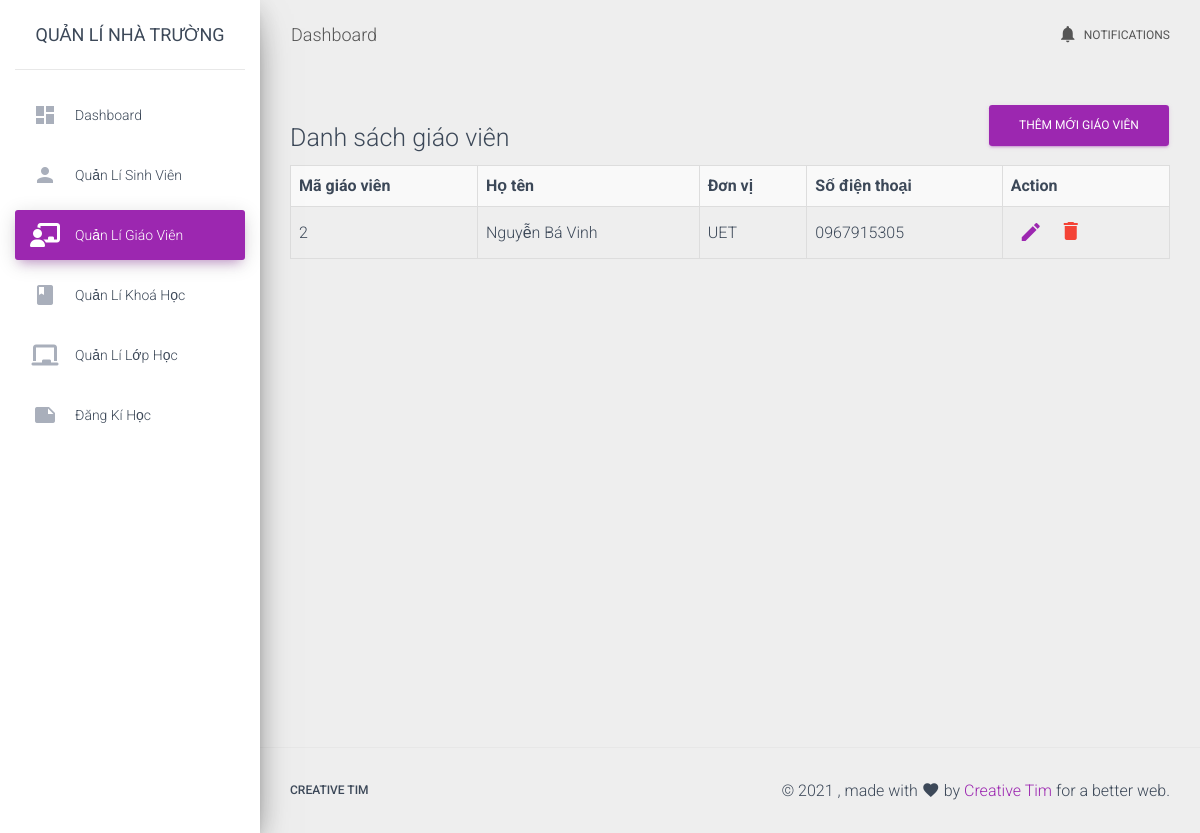
Page /manageTeacher.php?type=view on the earlier database version.
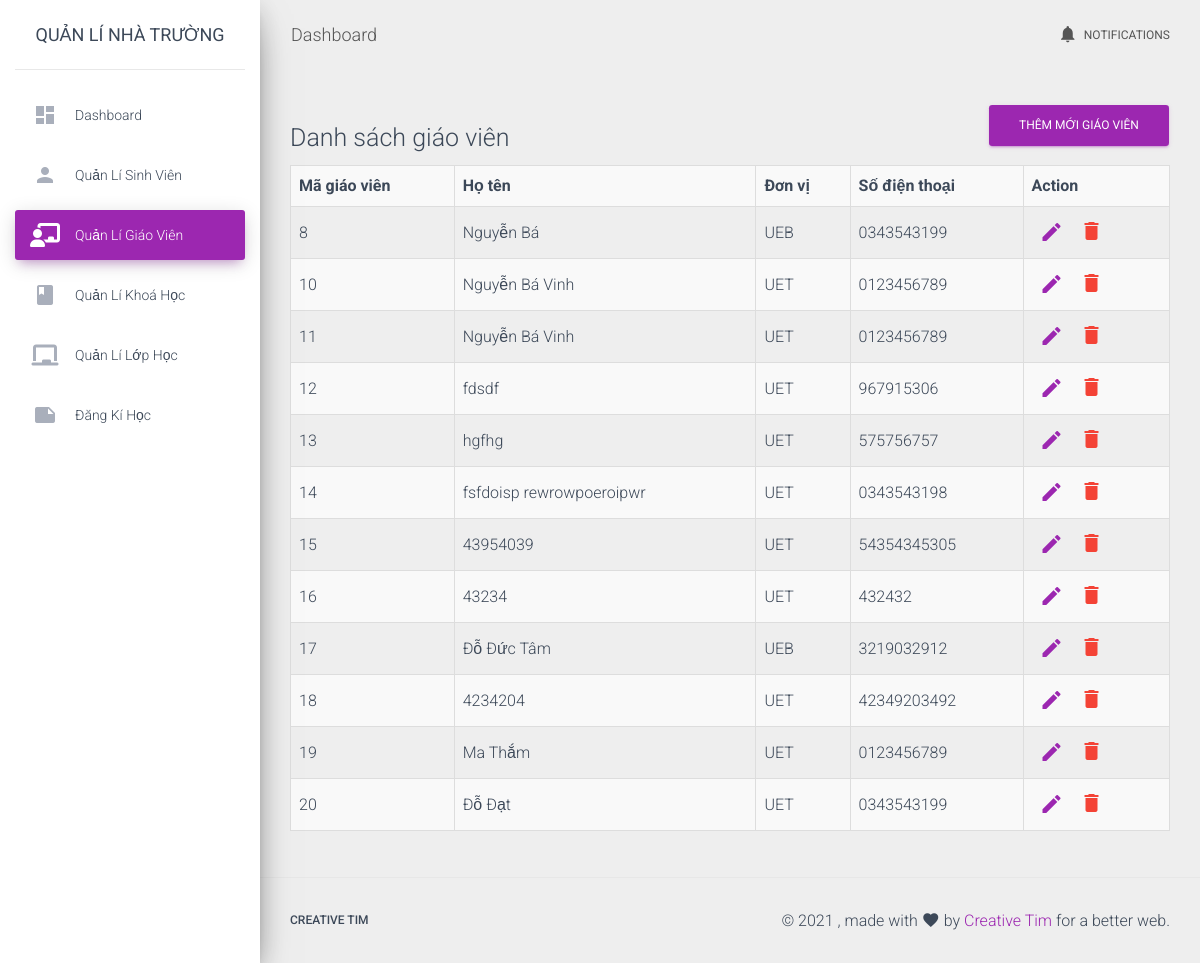
Same page on the later database version.
### tables this page shows
CREATE TABLE `teachers` (
  `id` int(11) NOT NULL,
  `fullName` varchar(50) NOT NULL,
  `unit` varchar(50) NOT NULL,
  `contactNumber` varchar(11) NOT NULL
);

### module/teacher/view.php (the view, shortened to what this page needs)
<?php
    $teachers = getListTeachers();
?>
    <div class='row'>
    	<div class='col-md-6'>
    		<h3>Danh sách giáo viên</h3>
    	</div>
    	<div class='col-md-6 text-right'>
    		<a href='manageTeacher.php?type=add'>
    			<button class='btn btn-primary' type='button'>Thêm mới giáo viên</button>
    		</a>
    	</div>
    </div>
<?php
    if ($teachers->num_rows <= 0) {
        echo "0 results";
    } else {
  ?>
    <table style='width: 100%'
    	class='table table-striped table-bordered table-hover'>
	<tr>
		<th>Mã giáo viên</th>
		<th>Họ tên</th>
		<th>Đơn vị</th>
		<th>Số điện thoại</th>
		<th>Action</th>
	</tr>
    <?php
        while ($row = $teachers->fetch_assoc()) {
            $query = getActionForm('manageTeacher.php', $row['id']);
            echo "<tr>
                        <td>$row[id]</td>
                        <td>$row[fullName]</td>
                        <td>$row[unit]</td>
                        <td>$row[contactNumber]</td>
                        <td>$query</td>
                </tr>";
        }
        ?>
    </table>
<?php  } ?>

### manageTeacher.php (shortened to what this page needs)
<!DOCTYPE html>
<html lang="en">
<head>
    <?php require_once "includes/headContents.php"?>
</head>
<body>
	<div class="wrapper ">
    <?php $active_menu = 'teacher'; ?>
    <?php include_once 'slide_bar.php' ?>
    <div class="main-panel">
     	<?php include_once 'includes/header.php';?>
    	<div class="content">
				<div class="container-fluid">
        		<?php
        require_once 'function/functions.php';
        require_once 'function/queryOnTeacher.php';
        if (isset($_GET["type"])) {
            $type = $_GET["type"];
            queryOnTeacher($type);
        }
        ?>
        		</div>
			</div>
      <?php include_once 'includes/footer.php'; ob_end_flush();?>
    </div>
	</div>
</body>
</html>

### includes/headContents.php (shortened to what this page needs)
  <link rel="stylesheet" href="https://maxcdn.bootstrapcdn.com/font-awesome/latest/css/font-awesome.min.css">
  <link rel="stylesheet" type="text/css" href="assets/css/material-dashboard.css" />
  <link href="assets/css/styleQueryForm.css" rel="stylesheet" type="text/css"/>
<link href="assets/css/styleQueryForm.css" rel="stylesheet"
	type="text/css" />

### slide_bar.php (shortened to what this page needs)
<?php $active_menu = isset($active_menu) ? $active_menu : 'index'; ?>
<div class="sidebar" data-color="purple" data-background-color="white">
    <div class="logo">
        <a href="index.php" class="simple-text logo-normal">
            Quản lí nhà trường
        </a>
    </div>
    <div class="sidebar-wrapper">
        <form class="main-form" method="get">
            <ul class="nav">
                <li class="nav-item <?= $active_menu == 'index' ? 'active' : '' ?>">
                    <a class="nav-link" href="index.php">
                        <i class="material-icons">dashboard</i>
                        <p>Dashboard</p>
                    </a>
                </li>
                <li class="nav-item <?= $active_menu == 'student' ? 'active' : '' ?>">
            		<a class="nav-link" href="#">
                        <i class="material-icons">person</i>
                        <p>Quản lí sinh viên</p>
                    </a>
                </li>
                <li class="nav-item <?= $active_menu == 'teacher' ? 'active' : '' ?>">
                    <a class="nav-link" href="manageTeacher.php?type=view">
                        <i class="material-icons fas fa-chalkboard-teacher"></i>
                        <p>Quản lí giáo viên</p>
                    </a>
                </li>
                <li class="nav-item <?= $active_menu == 'course' ? 'active' : '' ?>">
                    <a class="nav-link" href="manageCourse.php?type=view">
                        <i class="material-icons">book</i>
                        <p>Quản lí khoá học</p>
                    </a>
                </li>
                <li class="nav-item <?= $active_menu == 'class' ? 'active' : '' ?>">
                    <a class="nav-link" href="manageClass.php?type=view">
                        <i class="material-icons fas fa-chalkboard"></i>
                        <p>Quản lí lớp học</p>
                    </a>
                </li>
                <li class="nav-item <?= $active_menu == 'register' ? 'active' : '' ?>">
                    <a class="nav-link" href="registerCourses.php?type=login">
                        <i class="material-icons">note</i>
                        <p>Đăng kí học</p>
                    </a>
                </li>
            </ul>
        </form>
    </div>
</div>

### includes/header.php (shortened to what this page needs)
<nav
	class="navbar navbar-expand-lg navbar-transparent navbar-absolute fixed-top ">
	<div class="container-fluid">
		<div class="navbar-wrapper">
			<a class="navbar-brand" href="javascript:;">Dashboard</a>
		</div>
		<div class="collapse navbar-collapse justify-content-end">
			<ul class="navbar-nav">
				<li class="nav-item"><a class="nav-link" href="javascript:;"> <i
						class="material-icons">notifications</i> Notifications
				</a></li>
			</ul>
		</div>
	</div>
</nav>

### function/queryOnTeacher.php (shortened to what this page needs)
<?php
    require_once 'connection.php';
    function getListTeachers() {
        global $conn;
        $myTable = 'teachers';
        $sql = "SELECT * from $myTable";
        $result = $conn->query($sql);
        return $result;
    }
    function queryOnTeacher($type)
    {
        if ($type == 'view') {
            require_once 'module/teacher/view.php';
        }
    }

### function/functions.php (shortened to what this page needs)
<?php
function getActionForm($originLink, $id, $edit = true, $delete = true, $deletedElement = "", $regis = false, $addCourse = false, $studentId = "")
{
    $res = "<ul style='display: flex'>";
    if ($edit) {
        $res .= "
                <li class='item'>
                <a class='nav-link' href='$originLink?type=edit&for=$id'>
                <i class='material-icons'>edit</i>
                </a></li>";
    }
    if ($delete) {
        if ($deletedElement == '') {
            $url = "$originLink?type=delete&for=$id";
        } else {
            $url = "$originLink?type=delete&for=$id&ele=$deletedElement";
        }
        $res .= '<li class="item" onClick="confirmDelete(\'' . $url . '\')">
                <i class="material-icons text-danger" style="cursor: pointer; padding: 0.25rem 0.5rem">delete</i>
                </li>';
    }
    $res .= "</ul>";
    return $res;
}
        ?>

### includes/footer.php (shortened to what this page needs)
<footer class="footer">
	<div class="container-fluid">
		<nav class="float-left">
			<ul>
				<li><a href="https://www.creative-tim.com"> Creative Tim </a></li>
			</ul>
		</nav>
		<div class="copyright float-right">
			&copy;
			, made with <i class="material-icons">favorite</i> by <a
				href="https://www.creative-tim.com" target="_blank">Creative Tim</a>
			for a better web.
		</div>
	</div>
</footer>

### assets/css/styleQueryForm.css (style rules this page uses)
.item { list-style: none; display: inline-block; }
.item a.nav-link { padding: 0.25rem 0.5rem !important; }

Differences in the rows shown:
removed teachers: id "2", fullName "Nguyễn Bá Vinh", unit "UET", contactNumber "0967915305"
added teachers: id "8", fullName "Nguyễn Bá", unit "UEB", contactNumber "0343543199"
added teachers: id "10", fullName "Nguyễn Bá Vinh", unit "UET", contactNumber "0123456789"
added teachers: id "11", fullName "Nguyễn Bá Vinh", unit "UET", contactNumber "0123456789"
added teachers: id "12", fullName "fdsdf", unit "UET", contactNumber "967915306"
added teachers: id "13", fullName "hgfhg", unit "UET", contactNumber "575756757"
added teachers: id "14", fullName "fsfdoisp rewrowpoeroipwr", unit "UET", contactNumber "0343543198"
added teachers: id "15", fullName "43954039", unit "UET", contactNumber "54354345305"
added teachers: id "16", fullName "43234", unit "UET", contactNumber "432432"
added teachers: id "17", fullName "Đỗ Đức Tâm", unit "UEB", contactNumber "3219032912"
added teachers: id "18", fullName "4234204", unit "UET", contactNumber "42349203492"
added teachers: id "19", fullName "Ma Thắm", unit "UET", contactNumber "0123456789"
added teachers: id "20", fullName "Đỗ Đạt", unit "UET", contactNumber "0343543199"
